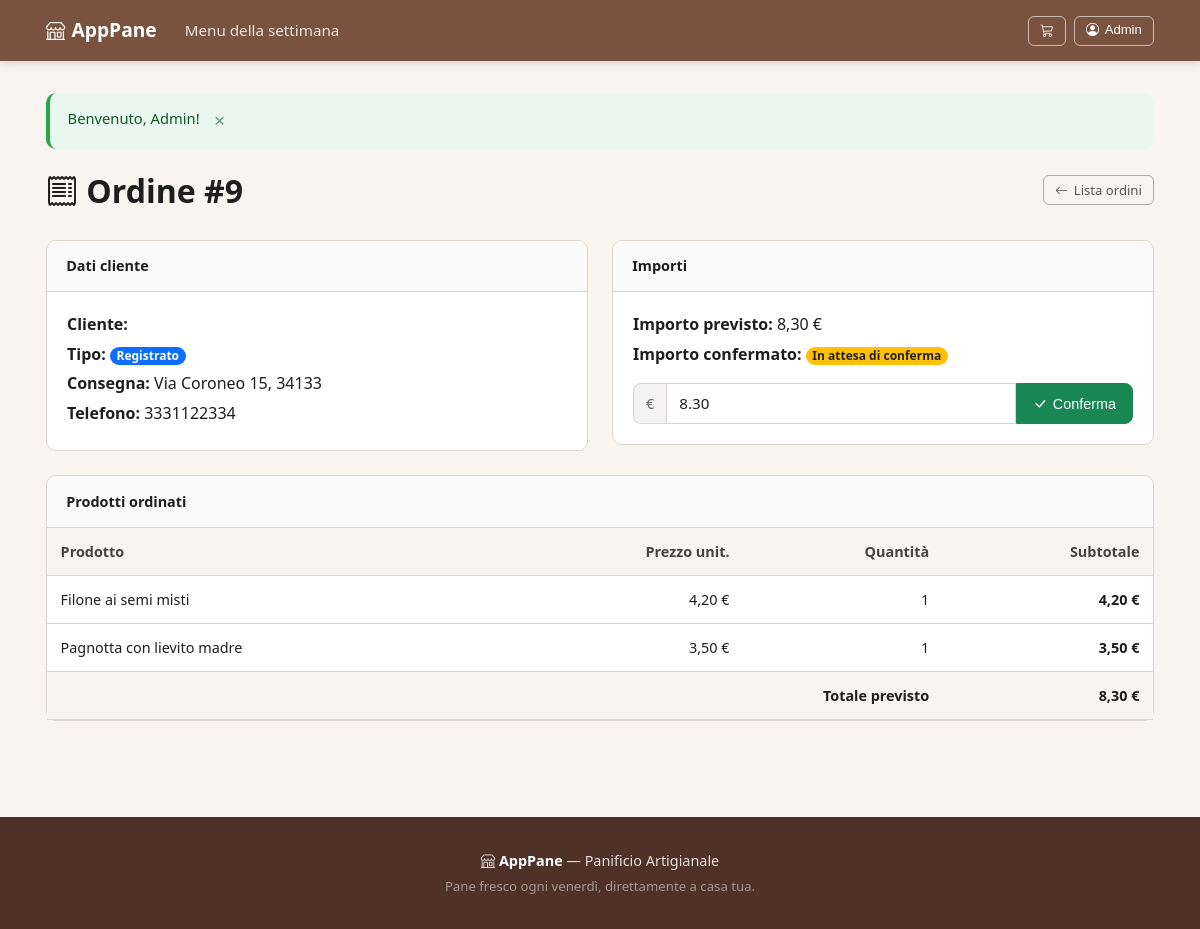
The page /admin/ordine_dettaglio.php?id=9 (signed in) on the database its author committed.
### tables this page shows
CREATE TABLE tUtente (
    idUtente INT AUTO_INCREMENT PRIMARY KEY,
    Nome VARCHAR(100) NOT NULL,
    Cognome VARCHAR(100) NOT NULL,
    NomeVia VARCHAR(255) NOT NULL,
    NumeroCivico VARCHAR(10) NOT NULL,
    CAP VARCHAR(10) NOT NULL,
    NumeroTelefono VARCHAR(20) NOT NULL,
    Username VARCHAR(100) UNIQUE NOT NULL,
    Password VARCHAR(255) NOT NULL,
    isAdmin TINYINT(1) NOT NULL DEFAULT 0
);

CREATE TABLE tOrdine (
    idOrdine INT AUTO_INCREMENT PRIMARY KEY,
    NomeOspite VARCHAR(200) DEFAULT NULL,           
    NomeViaConsegna VARCHAR(255) NOT NULL,
    NumeroCivicoConsegna VARCHAR(10) NOT NULL,
    CAPConsegna VARCHAR(10) NOT NULL,
    IndicazioniUtente TEXT,
    TelefonoEmergenza VARCHAR(20) NOT NULL,
    ImportoTotalePrevisto DECIMAL(8,2) NOT NULL DEFAULT 0.00,
    ImportoFinaleConfermato DECIMAL(8,2) DEFAULT NULL
);

CREATE TABLE tSelezione (
    idProdotto INT NOT NULL,
    idUtente INT DEFAULT NULL,               
    idOrdine INT NOT NULL,
    Quantita INT NOT NULL,
    PRIMARY KEY (idProdotto, idOrdine),
    FOREIGN KEY (idProdotto) REFERENCES tProdotto(idProdotto),
    FOREIGN KEY (idUtente) REFERENCES tUtente(idUtente),
    FOREIGN KEY (idOrdine) REFERENCES tOrdine(idOrdine)
);

CREATE TABLE tProdotto (
    idProdotto INT AUTO_INCREMENT PRIMARY KEY,
    NomeProdotto VARCHAR(200) NOT NULL,
    Descrizione TEXT,
    Prezzo DECIMAL(6,2) NOT NULL
);

### includes/auth.php (called while the page is built, shortened)
<?php
require_once __DIR__ . '/functions.php';
function isLoggedIn(): bool {
    return !empty($_SESSION['user_id']);
}
function getUser(): ?array {
    $db = getDB();
    $stmt = $db->prepare("SELECT idUtente, Nome, Cognome, NomeVia, NumeroCivico, CAP, NumeroTelefono, Username FROM tUtente WHERE idUtente = ?");
    $stmt->execute([$_SESSION['user_id']]);
    return $stmt->fetch() ?: null;
}

### admin/ordine_dettaglio.php (the view, shortened to what this page needs)
<?php
require_once __DIR__ . '/../includes/auth.php';
$ordineId = (int)($_GET['id'] ?? 0);
$db = getDB();
$stmt = $db->prepare("
    SELECT o.*,
           COALESCE(o.NomeOspite, CONCAT(u.Nome, ' ', u.Cognome)) AS NomeCliente,
           IF(o.NomeOspite IS NOT NULL, 'Ospite', 'Registrato') AS TipoCliente
    FROM tOrdine o
    LEFT JOIN tSelezione s ON s.idOrdine = o.idOrdine
    LEFT JOIN tUtente u ON s.idUtente = u.idUtente
    WHERE o.idOrdine = ?
    GROUP BY o.idOrdine
");
$stmt->execute([$ordineId]);
$ordine = $stmt->fetch();
$stmtProd = $db->prepare("
    SELECT p.NomeProdotto, p.Prezzo, s.Quantita,
           (p.Prezzo * s.Quantita) AS Subtotale
    FROM tSelezione s
    JOIN tProdotto p ON s.idProdotto = p.idProdotto
    WHERE s.idOrdine = ?
    ORDER BY p.NomeProdotto
");
$stmtProd->execute([$ordineId]);
$prodotti = $stmtProd->fetchAll();
require_once __DIR__ . '/../includes/header.php';
?>
<div class="d-flex justify-content-between align-items-center mb-4">
    <h1><i class="bi bi-receipt"></i> Ordine #<?= $ordineId ?></h1>
    <a href="<?= SITE_URL ?>/admin/ordini.php" class="btn btn-outline-secondary btn-sm">
        <i class="bi bi-arrow-left"></i> Lista ordini
    </a>
</div>
<div class="row g-4">
    <div class="col-md-6">
        <div class="card">
            <div class="card-header fw-semibold">Dati cliente</div>
            <div class="card-body">
                <p class="mb-1"><strong>Cliente:</strong> <?= sanitize($ordine['NomeCliente'] ?? '') ?></p>
                <p class="mb-1"><strong>Tipo:</strong>
                    <?php if ($ordine['TipoCliente'] === 'Ospite'): ?>
                        <span class="badge bg-secondary">Ospite</span>
                    <?php else: ?>
                        <span class="badge bg-primary">Registrato</span>
                    <?php endif; ?>
                </p>
                <p class="mb-1"><strong>Consegna:</strong>
                    <?= sanitize($ordine['NomeViaConsegna']) ?> <?= sanitize($ordine['NumeroCivicoConsegna']) ?>, <?= sanitize($ordine['CAPConsegna']) ?>
                </p>
                <p class="mb-1"><strong>Telefono:</strong> <?= sanitize($ordine['TelefonoEmergenza']) ?></p>
            </div>
        </div>
    </div>
    <div class="col-md-6">
        <div class="card">
            <div class="card-header fw-semibold">Importi</div>
            <div class="card-body">
                <p class="mb-1"><strong>Importo previsto:</strong> <?= formatPrezzo($ordine['ImportoTotalePrevisto']) ?></p>
                <p class="mb-3"><strong>Importo confermato:</strong>
                    <?php if ($ordine['ImportoFinaleConfermato'] !== null): ?>
                        <span class="text-success fw-bold"><?= formatPrezzo($ordine['ImportoFinaleConfermato']) ?></span>
                    <?php else: ?>
                        <span class="badge bg-warning text-dark">In attesa di conferma</span>
                    <?php endif; ?>
                </p>
                <?php if ($ordine['ImportoFinaleConfermato'] === null): ?>
                <form action="<?= SITE_URL ?>/admin/process/conferma_prezzo.php" method="post">
                    <div class="input-group">
                        <span class="input-group-text">€</span>
                        <input type="number" name="importo" class="form-control"
                               step="0.01" min="0"
                               placeholder="Importo finale"
                               value="<?= number_format($ordine['ImportoTotalePrevisto'], 2, '.', '') ?>"
                               required>
                        <button type="submit" class="btn btn-success">
                            <i class="bi bi-check-lg"></i> Conferma
                        </button>
                    </div>
                </form>
                <?php endif; ?>
            </div>
        </div>
    </div>
</div>
<div class="card mt-4">
    <div class="card-header fw-semibold">Prodotti ordinati</div>
    <div class="table-responsive">
        <table class="table mb-0 align-middle">
            <thead class="table-light">
                <tr>
                    <th>Prodotto</th>
                    <th class="text-end">Prezzo unit.</th>
                    <th class="text-end">Quantità</th>
                    <th class="text-end">Subtotale</th>
                </tr>
            </thead>
            <tbody>
                <?php foreach ($prodotti as $p): ?>
                    <tr>
                        <td><?= sanitize($p['NomeProdotto']) ?></td>
                        <td class="text-end"><?= formatPrezzo($p['Prezzo']) ?></td>
                        <td class="text-end"><?= $p['Quantita'] ?></td>
                        <td class="text-end fw-semibold"><?= formatPrezzo($p['Subtotale']) ?></td>
                    </tr>
                <?php endforeach; ?>
            </tbody>
            <tfoot class="table-light">
                <tr>
                    <td colspan="3" class="text-end fw-bold">Totale previsto</td>
                    <td class="text-end fw-bold"><?= formatPrezzo($ordine['ImportoTotalePrevisto']) ?></td>
                </tr>
            </tfoot>
        </table>
    </div>
</div>
<?php require_once __DIR__ . '/../includes/footer.php'; ?>

### includes/header.php (shortened to what this page needs)
<?php
require_once __DIR__ . '/auth.php';
$currentUser = isLoggedIn() ? getUser() : null;
?>
<!DOCTYPE html>
<html lang="it">
<head>
    <link href="<?= SITE_URL ?>/assets/css/bootstrap-icons.min.css" rel="stylesheet">
    <link href="<?= SITE_URL ?>/assets/css/style.css?v=2" rel="stylesheet">
</head>
<body>
<nav class="navbar sticky-top">
    <div class="container">
        <a class="navbar-brand" href="<?= SITE_URL ?>/landing.php">
            <i class="bi bi-shop"></i> <?= SITE_NAME ?>
        </a>
        <div class="navbar-collapse" id="navMain">
            <ul class="navbar-nav me-auto">
                <li class="nav-item">
                    <a class="nav-link" href="<?= SITE_URL ?>/">Menu della settimana</a>
                </li>
            </ul>
        </div>
        <div class="nav-actions">
            <a href="<?= SITE_URL ?>/carrello/" class="btn btn-outline-light btn-sm position-relative">
                <i class="bi bi-cart3"></i>
            </a>
            <?php if (isLoggedIn()): ?>
                <div class="dropdown">
                    <button class="btn btn-outline-light btn-sm dropdown-toggle" type="button">
                        <i class="bi bi-person-circle"></i>
                        <?= sanitize($currentUser['Nome'] ?? '') ?>
                    </button>
                </div>
            <?php else: ?>
                <a href="<?= SITE_URL ?>/auth/login.php" class="btn btn-outline-light btn-sm">
                    <i class="bi bi-person"></i> Accedi
                </a>
            <?php endif; ?>
        </div>
    </div>
</nav>
<main class="container py-4">
    <?= renderFlash() ?>

### rows shown on the page
tutente: Nome "Admin"
tordine: NomeViaConsegna "Via Coroneo", NumeroCivicoConsegna "15", CAPConsegna "34133", TelefonoEmergenza "3331122334", ImportoTotalePrevisto "8,30 €", importo "8.30"
tselezione: idProdotto.NomeProdotto "Filone ai semi misti", idProdotto.Prezzo "4,20 €", Quantita "1", Subtotale "4,20 €"
tselezione: idProdotto.NomeProdotto "Pagnotta con lievito madre", idProdotto.Prezzo "3,50 €", Quantita "1", Subtotale "3,50 €"

### other values the page prints
SITE_NAME "AppPane"
$flash['message'] "Benvenuto, Admin!"
$ordineId "9"
